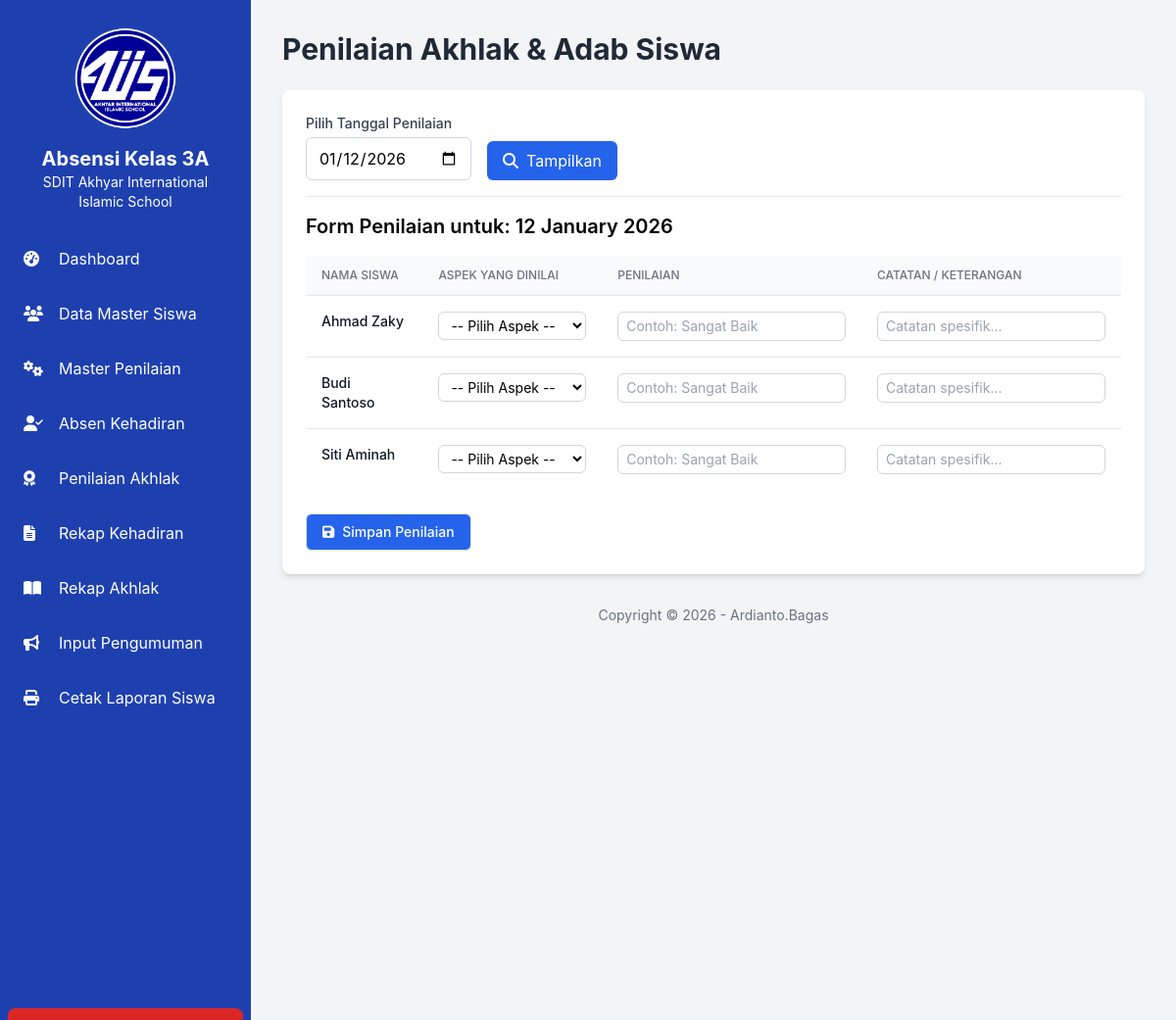
The page /penilaian_akhlak.php (signed in) on the database its author committed.
### tables this page shows
CREATE TABLE IF NOT EXISTS `siswa` (
  `id_siswa` int(11) NOT NULL AUTO_INCREMENT,
  `nama_lengkap` varchar(255) NOT NULL,
  `nis` varchar(50) NOT NULL,
  `nisn` varchar(50) NOT NULL,
  `jenis_kelamin` varchar(20) NOT NULL,
  `kelas` varchar(20) NOT NULL,
  PRIMARY KEY (`id_siswa`),
  KEY `idx_kelas` (`kelas`)
);

### penilaian_akhlak.php (the view, shortened to what this page needs)
<?php
include 'config.php';
$tanggal_filter = isset($_GET['tanggal']) ? $_GET['tanggal'] : date('Y-m-d');
$result_siswa = mysqli_query($koneksi, "SELECT * FROM siswa ORDER BY nama_lengkap ASC");
?>
<h1 class="text-3xl font-bold text-gray-800 mb-6">Penilaian Akhlak & Adab Siswa</h1>
<div class="bg-white p-6 rounded-lg shadow-md">
    <form action="penilaian_akhlak.php" method="get" class="flex flex-wrap items-end gap-4 mb-4">
        <div>
            <label for="tanggal" class="block text-sm font-medium text-gray-700">Pilih Tanggal Penilaian</label>
            <input type="date" name="tanggal" id="tanggal" value="<?= htmlspecialchars($tanggal_filter) ?>" class="mt-1 px-3 py-2 border border-gray-300 rounded-md">
        </div>
        <div><button type="submit" class="py-2 px-4 bg-blue-600 text-white rounded-md hover:bg-blue-700"><i class="fas fa-search mr-2"></i>Tampilkan</button></div>
    </form>
    <hr class="my-4">
    <form action="penilaian_akhlak.php" method="post">
        <h2 class="text-xl font-semibold mb-4">Form Penilaian untuk: <?= date("d F Y", strtotime($tanggal_filter)) ?></h2>
        <div class="overflow-x-auto">
            <table class="min-w-full divide-y divide-gray-200">
                <thead class="bg-gray-50">
                    <tr>
                        <th class="px-4 py-3 text-left text-xs font-medium text-gray-500 uppercase">Nama Siswa</th>
                        <th class="px-4 py-3 text-left text-xs font-medium text-gray-500 uppercase">Aspek yang Dinilai</th>
                        <th class="px-4 py-3 text-left text-xs font-medium text-gray-500 uppercase">Penilaian</th>
                        <th class="px-4 py-3 text-left text-xs font-medium text-gray-500 uppercase">Catatan / Keterangan</th>
                    </tr>
                </thead>
                <tbody class="bg-white divide-y divide-gray-200">
                    <?php while($siswa = mysqli_fetch_assoc($result_siswa)): $id_siswa = $siswa['id_siswa']; ?>
                    <tr>
                        <td class="px-4 py-4 text-sm font-medium text-gray-900 align-top"><?= htmlspecialchars($siswa['nama_lengkap']) ?></td>
                        <td class="px-4 py-4 align-top">
                            <select name="penilaian[<?= $id_siswa ?>][aspek_dropdown]" class="aspek-dropdown w-full px-2 py-1 border border-gray-300 rounded-md text-sm bg-white" data-target="aspek-lainnya-<?= $id_siswa ?>">
                                <option value="">-- Pilih Aspek --</option>
                            </select>
                        </td>
                        <td class="px-4 py-4 align-top">
                            <input type="text" name="penilaian[<?= $id_siswa ?>][nilai]" class="w-full px-2 py-1 border border-gray-300 rounded-md text-sm" placeholder="Contoh: Sangat Baik">
                        </td>
                        <td class="px-4 py-4 align-top"><input type="text" name="penilaian[<?= $id_siswa ?>][catatan]" class="w-full px-2 py-1 border border-gray-300 rounded-md text-sm" placeholder="Catatan spesifik..."></td>
                    </tr>
                    <?php endwhile; ?>
                </tbody>
            </table>
        </div>
        <div class="mt-6"><button type="submit" class="py-2 px-4 border shadow-sm text-sm font-medium rounded-md text-white bg-blue-600 hover:bg-blue-700"><i class="fas fa-save mr-2"></i>Simpan Penilaian</button></div>
    </form>
</div>

### config.php (style rules this page uses)
body { font-family: 'Inter', sans-serif; }

### rows shown on the page
siswa: nama_lengkap "Ahmad Zaky"
siswa: nama_lengkap "Budi Santoso"
siswa: nama_lengkap "Siti Aminah"

### other values the page prints
$nama_sekolah "SDIT Akhyar International Islamic School"
date("d F Y", strtotime($tanggal_filter)) "12 January 2026"
